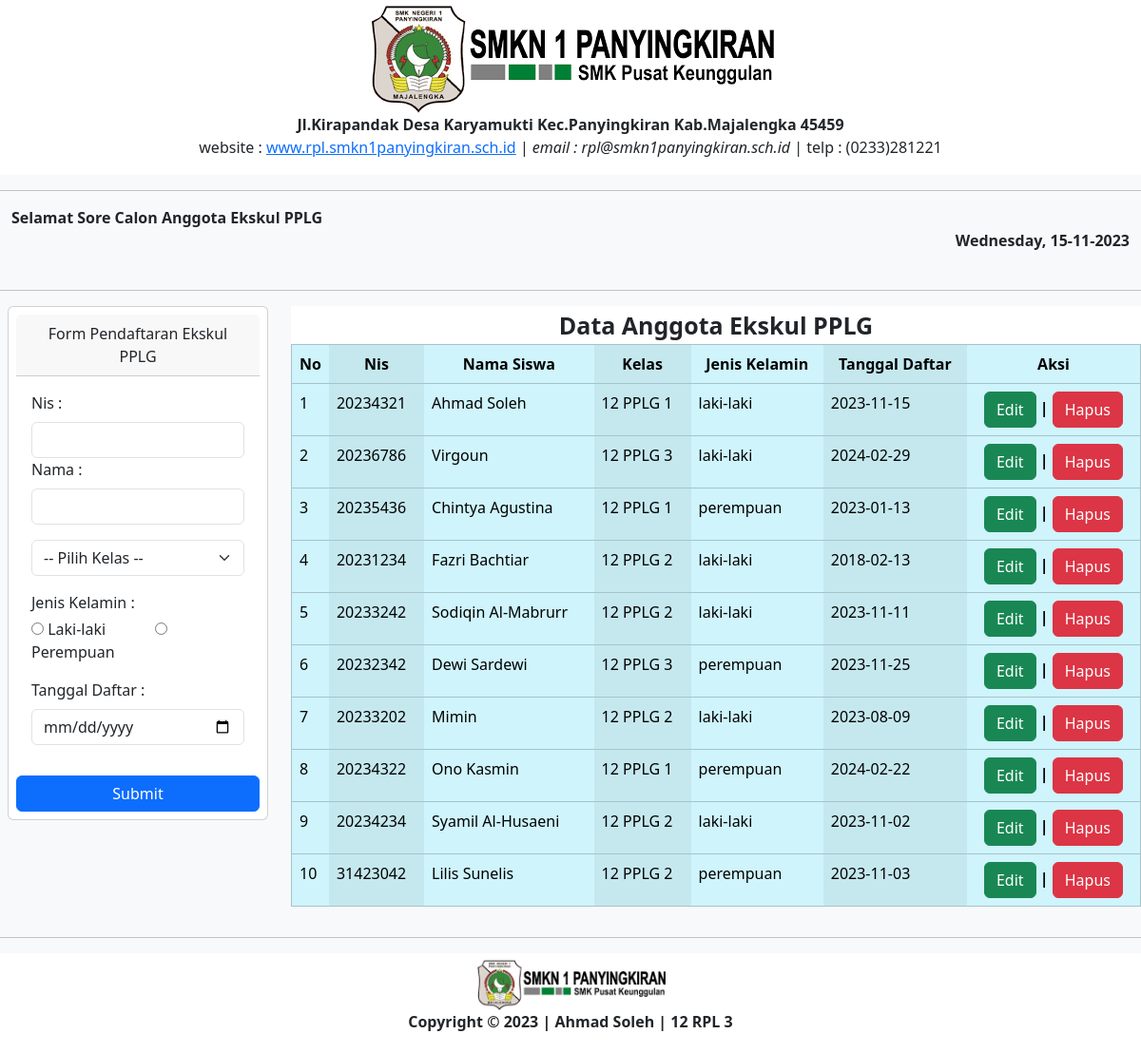
The page / on the database its author committed.
### tables this page shows
CREATE TABLE `eskul` (
  `id` int(11) NOT NULL,
  `nis` char(8) NOT NULL,
  `nama` varchar(100) NOT NULL,
  `kelas` enum('12 PPLG 1','12 PPLG 2','12 PPLG 3') NOT NULL,
  `jk` enum('laki-laki','perempuan') NOT NULL,
  `tanggal_daftar` date NOT NULL
);

### index.php (the view, shortened to what this page needs)
<?php
require 'functions.php';
$students = tampil("SELECT * FROM eskul");
?>
<!DOCTYPE html>
<html lang="en">
<head>
    <link rel="stylesheet" href="style.css">
    <link rel="stylesheet" href="assets/css/bootstrap.min.css">
</head>
<body>
    <div class="semua bg-light bg-danger">
        <div class="header">
            <img src="<?= $gambar; ?>" alt="Logo Panyingkiran">
            <p><?= $alamat; ?><br>website : <?= $website; ?> | <i>email : <?= $email; ?></i> | telp : <?= $telp; ?></p>
        </div>
        <hr>
        <div class="container-fluid">
            <div class="sapa">
                <div class="kiri"><b><?= $pesan; ?>Calon Anggota Ekskul PPLG</b></div>
                <div class="kanan"><b><?= $tanggal; ?></b></div>
                <br>
            </div>
        </div>
        <hr>
        <div class="row">
            <div class="col-3">
                <form class="card p-2 ms-2" action="" method="POST">
                    <div class="card-header text-center ">
                        Form Pendaftaran <?= $eskul; ?>
                    </div>
                    <div class="card-body mb-3">
                        <label for="nis" class="form-label">Nis :</label>
                        <input type="number" class="form-control" name="nis" id="nis" required>
                        <label for="nama" class="form-label">Nama :</label>
                        <input type="text" class="form-control" name="nama" id="nama" required>
                        <select class="form-select mt-3" aria-label="Default select example" name="kelas" required>
                            <option name="kelas">-- Pilih Kelas --</option>
                        </select>
                        <label for="jk" class="mt-3">Jenis Kelamin :</label>
                        <div class="custom-control custom-checkbox my-1 mr-sm-2 mb-3">
                            <input type="radio" name="jk" id="lk" value="laki-laki" class="custom-control-input" required>
                            <label for="lk" class="custom-control-label me-5"> Laki-laki </label>
                            <input type="radio" name="jk" id="prp" value="perempuan" class="custom-control-input" required>
                            <label for="prp" class="custom-control-label"> Perempuan </label>
                        </div>
                        <label for="tanggal" class="form-label">Tanggal Daftar :</label>
                        <input type="date" class="form-control" name="tanggal_daftar" id="tanggal" required>
                    </div>
                    <button type="submit" class="btn btn-primary" name="daftar">Submit</button>
                </form>
            </div>
            <div class="col-9">
                <div class="namatabel">Data Anggota <?= $eskul; ?></div>
                <table border="1" cellpadding="5" cellspacing="0" width="100%" class="table table-striped-columns table-hover table-info">
                    <thead>
                        <tr class="text-center">
                            <th>No</th>
                            <th>Nis</th>
                            <th>Nama Siswa</th>
                            <th>Kelas</th>
                            <th>Jenis Kelamin</th>
                            <th>Tanggal Daftar</th>
                            <th>Aksi</th>
                        </tr>
                    </thead>
                    <tbody>
                        <?php $i = 1; ?>
                        <?php foreach ($students as $student) : ?>
                            <tr>
                                <td width="5px"><?= $i; ?></td>
                                <td><?= $student["nis"]; ?></td>
                                <td><?= $student["nama"]; ?></td>
                                <td><?= $student["kelas"]; ?></td>
                                <td><?= $student["jk"]; ?></td>
                                <td><?= $student["tanggal_daftar"]; ?></td>
                                <th class="text-center">
                                    <a href="edit.php?id=<?= $student["id"]; ?>" class="btn btn-success">Edit</a> |
                                    <a href="hapus.php?id=<?= $student["id"]; ?>" class="btn btn-danger" onclick="return confirm('Yakin Dihapus?');">Hapus</a>
                                </th>
                            </tr>
                            <?php $i++ ?>
                        <?php endforeach; ?>
                    </tbody>
                </table>
            </div>
        </div>
        <hr>
        <footer>
            <img src="<?= $gambar ?>" alt="Logo Panyingkira" width="200px">
            <p><b>Copyright &copy; 2023 | Ahmad Soleh | 12 RPL 3</b></p>
        </footer>
    </div>
</body>
</html>

### functions.php (shortened to what this page needs)
<?php
    $gambar = "assets/img/lopan.png";
    $alamat = "<b>Jl.Kirapandak Desa Karyamukti Kec.Panyingkiran Kab.Majalengka 45459</b>";
    $website = "<a href='smkn1panyingkiran.sch.id'>www.rpl.smkn1panyingkiran.sch.id</a>";
    $email = "<i>rpl@smkn1panyingkiran.sch.id</i>";
    $telp = "(0233)281221";
    $eskul = "Ekskul PPLG";
    $tanggal = date('l, d-m-Y');
    $jam_sekarang = date('H');
    if ($jam_sekarang >= 4 && $jam_sekarang < 10) {
        $pesan= "Selamat Pagi ";
    } elseif ($jam_sekarang >= 10 && $jam_sekarang < 17) {
        $pesan= "Selamat Siang ";
    } elseif ($jam_sekarang >= 17 && $jam_sekarang < 20) {
        $pesan= "Selamat Sore ";
    } else{
        $pesan= "Selamat Malam ";
    }
?>
<?php
    $conn = mysqli_connect('localhost','root','','kuliah');
    function tampil($query){
        global $conn;
        $result = mysqli_query($conn,$query);
        $rows = [];
        while($row = mysqli_fetch_assoc($result)){
            $rows[] = $row;
        }
        return $rows;
    }
 ?>

### style.css (style rules this page uses)
.header { text-align: center; padding: 1px; background-color: white; }
.kanan { float: right; }
.namatabel { width: 100%; height: 40px; text-align: center; background-color: white; line-height: 40px; font-size: 25px; font-weight: bold; }
hr { height: 1px; background-color: black; border: none; }
footer { padding: 5px; text-align: center; background-color: white; }

### rows shown on the page
eskul: nis "20234321", nama "Ahmad Soleh", kelas "12 PPLG 1", jk "laki-laki", tanggal_daftar "2023-11-15"
eskul: nis "20236786", nama "Virgoun", kelas "12 PPLG 3", jk "laki-laki", tanggal_daftar "2024-02-29"
eskul: nis "20235436", nama "Chintya Agustina", kelas "12 PPLG 1", jk "perempuan", tanggal_daftar "2023-01-13"
eskul: nis "20231234", nama "Fazri Bachtiar", kelas "12 PPLG 2", jk "laki-laki", tanggal_daftar "2018-02-13"
eskul: nis "20233242", nama "Sodiqin Al-Mabrurr", kelas "12 PPLG 2", jk "laki-laki", tanggal_daftar "2023-11-11"
eskul: nis "20232342", nama "Dewi Sardewi", kelas "12 PPLG 3", jk "perempuan", tanggal_daftar "2023-11-25"
eskul: nis "20233202", nama "Mimin", kelas "12 PPLG 2", jk "laki-laki", tanggal_daftar "2023-08-09"
eskul: nis "20234322", nama "Ono Kasmin", kelas "12 PPLG 1", jk "perempuan", tanggal_daftar "2024-02-22"
eskul: nis "20234234", nama "Syamil Al-Husaeni", kelas "12 PPLG 2", jk "laki-laki", tanggal_daftar "2023-11-02"
eskul: nis "31423042", nama "Lilis Sunelis", kelas "12 PPLG 2", jk "perempuan", tanggal_daftar "2023-11-03"

### other values the page prints
$telp "(0233)281221"
$pesan "Selamat Sore"
$eskul "Ekskul PPLG"
